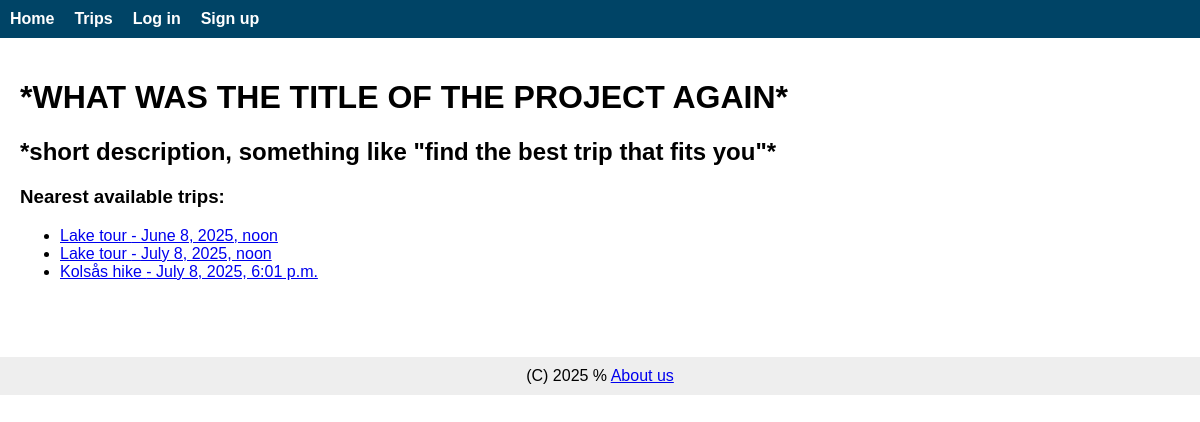
Page /adventures/ on the committed database.
### AdventureApp/models.py (models this page shows, shortened)
class Schedule(models.Model):
    trip=models.ForeignKey(Trip,on_delete=models.CASCADE)
    start=models.DateTimeField()
    end=models.DateTimeField()
    price=models.DecimalField(max_digits=12,decimal_places=2)
    maxattendants=models.IntegerField()
    attendants=models.ManyToManyField(Customer, blank=True)
    guides=models.ManyToManyField(Guide)
    class Meta:
        constraints=[
            models.CheckConstraint(
                check=models.Q(
                    start__lte=models.F("end")
                ),
                name="starts_earlier_than_finishes"
            )
        ]

class Trip(models.Model):
    title=models.CharField(max_length=255)
    description=models.TextField()
    tags=models.ManyToManyField(Tag)
    difficulty=models.ForeignKey(Difficulty, on_delete=models.RESTRICT)    #Or models.SET_NULL or models.CASCADE

### AdventureApp/views.py (the view)
# urls.py: path("",views.view_mainpage,name="main_page"),
def view_mainpage(request):
    tripsdb=Trip.objects.all
    availsched=Schedule.objects.annotate(att_count=Count("attendants")).filter(start__gt=datetime.today().date(), att_count__lt=F("maxattendants")).order_by('start')
    return render(request, "MainPage.html",
                  {
                      "trips":tripsdb,
                      "availsched":availsched
                  })

### AdventureApp/templates/MainPage.html (shortened to what this page needs)
{% extends "BaseTempl.html" %}
{% block body %}
<h1>*WHAT WAS THE TITLE OF THE PROJECT AGAIN*</h1>
<h2>*short description, something like "find the best trip that fits you"*</h2>
<h3>Nearest available trips:</h3>
<ul>
    {% for s in availsched %}
    <li><a href="{% url 'trip' s.trip.id %}">{{s.trip.title}} - {{s.start}}</a></li>
    {% endfor %}
</ul>
{% endblock body %}

### AdventureApp/static/style.css (style rules this page uses)
body { font-family: Arial, sans-serif; margin: 0; padding: 0; }

### rows in the picture
Schedule: trip "Lake tour", start "June 8, 2025, noon"
Schedule: trip "Lake tour", start "July 8, 2025, noon"
Schedule: trip "Kolsås hike", start "July 8, 2025, 6:01 p.m."
